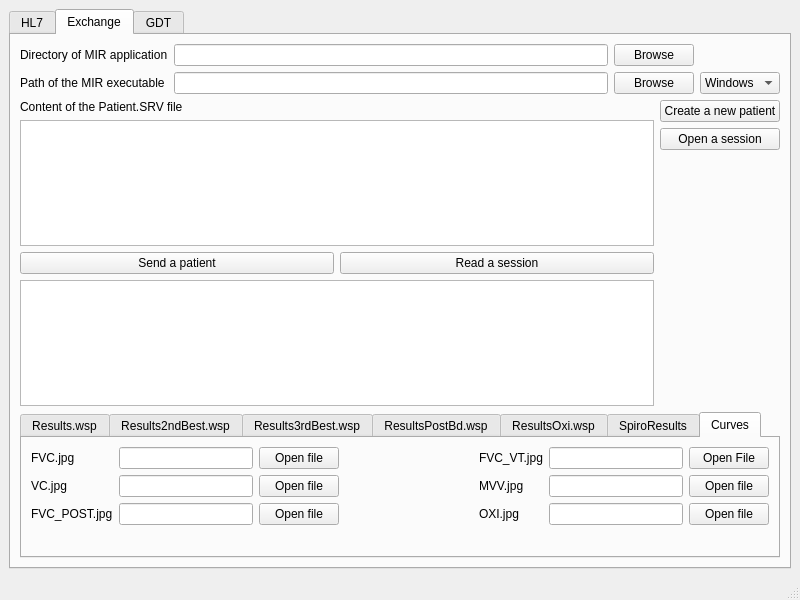
<?xml version="1.0" encoding="UTF-8"?>
<ui version="4.0">
 <class>MainWindow</class>
 <widget class="QMainWindow" name="MainWindow">
  <property name="geometry">
   <rect>
    <x>0</x>
    <y>0</y>
    <width>800</width>
    <height>600</height>
   </rect>
  </property>
  <property name="windowTitle">
   <string>MainWindow</string>
  </property>
  <widget class="QWidget" name="centralwidget">
   <layout class="QHBoxLayout" name="horizontalLayout">
    <item>
     <widget class="QTabWidget" name="tabWidget">
      <property name="currentIndex">
       <number>1</number>
      </property>
      <widget class="QWidget" name="tab">
       <attribute name="title">
        <string>HL7</string>
       </attribute>
       <layout class="QVBoxLayout" name="verticalLayout_3">
        <item>
         <layout class="QGridLayout" name="gridLayout">
          <item row="2" column="0">
           <widget class="QLineEdit" name="leHL7IpAddress">
            <property name="maximumSize">
             <size>
              <width>150</width>
              <height>16777215</height>
             </size>
            </property>
            <property name="text">
             <string>127.0.0.1</string>
            </property>
           </widget>
          </item>
          <item row="0" column="0">
           <widget class="QLabel" name="label">
            <property name="text">
             <string>IP</string>
            </property>
           </widget>
          </item>
          <item row="2" column="3">
           <widget class="QPushButton" name="pbHL7Connect">
            <property name="text">
             <string>Connect</string>
            </property>
           </widget>
          </item>
          <item row="2" column="4">
           <spacer name="horizontalSpacer">
            <property name="orientation">
             <enum>Qt::Horizontal</enum>
            </property>
            <property name="sizeHint" stdset="0">
             <size>
              <width>40</width>
              <height>20</height>
             </size>
            </property>
           </spacer>
          </item>
          <item row="2" column="1">
           <widget class="QSpinBox" name="sbHL7Port">
            <property name="maximumSize">
             <size>
              <width>200</width>
              <height>16777215</height>
             </size>
            </property>
            <property name="minimum">
             <number>1024</number>
            </property>
            <property name="maximum">
             <number>65000</number>
            </property>
           </widget>
          </item>
          <item row="0" column="1">
           <widget class="QLabel" name="label_2">
            <property name="text">
             <string>Port</string>
            </property>
           </widget>
          </item>
          <item row="0" column="4">
           <widget class="QLabel" name="lHL7SocketStatus">
            <property name="text">
             <string>&lt;span style=&quot; font-weight:700; color:#ff0000;&quot;&gt;Server disconnected.&lt;/span&gt;</string>
            </property>
            <property name="alignment">
             <set>Qt::AlignRight|Qt::AlignTrailing|Qt::AlignVCenter</set>
            </property>
           </widget>
          </item>
         </layout>
        </item>
        <item>
         <layout class="QHBoxLayout" name="hl7MessageSection">
          <item>
           <layout class="QVBoxLayout" name="verticalLayout">
            <item>
             <widget class="QLabel" name="lHL7MsgToSend">
              <property name="text">
               <string>Message HL7 to send</string>
              </property>
             </widget>
            </item>
            <item>
             <widget class="QTextEdit" name="teHL7MsgToSend"/>
            </item>
            <item>
             <widget class="QPushButton" name="pbHL7SendMessage">
              <property name="text">
               <string>Send &gt;&gt;</string>
              </property>
             </widget>
            </item>
            <item>
             <widget class="QLabel" name="lHL7MessageReceived">
              <property name="text">
               <string>Message received</string>
              </property>
             </widget>
            </item>
            <item>
             <widget class="QTextEdit" name="teHL7MessageReceived"/>
            </item>
           </layout>
          </item>
          <item>
           <layout class="QVBoxLayout" name="verticalLayout_2">
            <item>
             <widget class="QLabel" name="lHL7QuickOperations">
              <property name="text">
               <string>&lt;b&gt;Quick operations&lt;/b&gt;</string>
              </property>
             </widget>
            </item>
            <item>
             <widget class="QPushButton" name="pbHL7CreatePatient">
              <property name="text">
               <string>Create a new patient</string>
              </property>
             </widget>
            </item>
            <item>
             <widget class="QPushButton" name="pbHL7ReadSession">
              <property name="text">
               <string>Consult a session</string>
              </property>
             </widget>
            </item>
            <item>
             <spacer name="verticalSpacer">
              <property name="orientation">
               <enum>Qt::Vertical</enum>
              </property>
              <property name="sizeHint" stdset="0">
               <size>
                <width>20</width>
                <height>40</height>
               </size>
              </property>
             </spacer>
            </item>
           </layout>
          </item>
         </layout>
        </item>
       </layout>
      </widget>
      <widget class="QWidget" name="tab_2">
       <attribute name="title">
        <string>Exchange</string>
       </attribute>
       <layout class="QVBoxLayout" name="verticalLayout_6">
        <item>
         <layout class="QGridLayout" name="gridLayout_3">
          <item row="0" column="1">
           <widget class="QLineEdit" name="leWXPMIRAppPath"/>
          </item>
          <item row="1" column="1">
           <widget class="QLineEdit" name="leWXPMIRExePath"/>
          </item>
          <item row="1" column="2">
           <widget class="QPushButton" name="pbWXPBrowseMIRExe">
            <property name="text">
             <string>Browse</string>
            </property>
           </widget>
          </item>
          <item row="0" column="0">
           <widget class="QLabel" name="label_4">
            <property name="text">
             <string>Directory of MIR application</string>
            </property>
           </widget>
          </item>
          <item row="1" column="0">
           <widget class="QLabel" name="label_15">
            <property name="text">
             <string>Path of the MIR executable</string>
            </property>
           </widget>
          </item>
          <item row="0" column="2">
           <widget class="QPushButton" name="pbWXPBrowse">
            <property name="text">
             <string>Browse</string>
            </property>
           </widget>
          </item>
          <item row="1" column="3">
           <widget class="QComboBox" name="comboBox">
            <item>
             <property name="text">
              <string>Windows</string>
             </property>
            </item>
            <item>
             <property name="text">
              <string>MacOS</string>
             </property>
            </item>
           </widget>
          </item>
         </layout>
        </item>
        <item>
         <layout class="QHBoxLayout" name="horizontalLayout_4">
          <item>
           <layout class="QVBoxLayout" name="verticalLayout_4">
            <item>
             <widget class="QLabel" name="label_14">
              <property name="text">
               <string>Content of the Patient.SRV file</string>
              </property>
             </widget>
            </item>
            <item>
             <widget class="QTextEdit" name="teWXPPatientSRVContent"/>
            </item>
            <item>
             <layout class="QHBoxLayout" name="horizontalLayout_3">
              <item>
               <widget class="QPushButton" name="pushButton_6">
                <property name="text">
                 <string>Send a patient</string>
                </property>
               </widget>
              </item>
              <item>
               <widget class="QPushButton" name="pushButton_5">
                <property name="text">
                 <string>Read a session</string>
                </property>
               </widget>
              </item>
             </layout>
            </item>
            <item>
             <widget class="QTextEdit" name="textEdit_4"/>
            </item>
           </layout>
          </item>
          <item>
           <layout class="QVBoxLayout" name="verticalLayout_5">
            <item>
             <widget class="QPushButton" name="pbWXPCreatePatient">
              <property name="text">
               <string>Create a new patient</string>
              </property>
             </widget>
            </item>
            <item>
             <widget class="QPushButton" name="pushButton_8">
              <property name="text">
               <string>Open a session</string>
              </property>
             </widget>
            </item>
            <item>
             <spacer name="verticalSpacer_2">
              <property name="orientation">
               <enum>Qt::Vertical</enum>
              </property>
              <property name="sizeHint" stdset="0">
               <size>
                <width>20</width>
                <height>40</height>
               </size>
              </property>
             </spacer>
            </item>
           </layout>
          </item>
         </layout>
        </item>
        <item>
         <widget class="QTabWidget" name="tabWidget_2">
          <property name="currentIndex">
           <number>6</number>
          </property>
          <widget class="QWidget" name="tab_5">
           <attribute name="title">
            <string>Results.wsp</string>
           </attribute>
           <layout class="QVBoxLayout" name="verticalLayout_7">
            <item>
             <widget class="QTextEdit" name="textEdit_5"/>
            </item>
           </layout>
          </widget>
          <widget class="QWidget" name="tab_6">
           <attribute name="title">
            <string>Results2ndBest.wsp</string>
           </attribute>
           <layout class="QVBoxLayout" name="verticalLayout_9">
            <item>
             <widget class="QTextEdit" name="textEdit_6"/>
            </item>
           </layout>
          </widget>
          <widget class="QWidget" name="tab_7">
           <attribute name="title">
            <string>Results3rdBest.wsp</string>
           </attribute>
           <layout class="QVBoxLayout" name="verticalLayout_10">
            <item>
             <widget class="QTextEdit" name="textEdit_7"/>
            </item>
           </layout>
          </widget>
          <widget class="QWidget" name="tab_5">
           <attribute name="title">
            <string>ResultsPostBd.wsp</string>
           </attribute>
           <layout class="QVBoxLayout" name="verticalLayout_11">
            <item>
             <widget class="QTextEdit" name="textEdit_8"/>
            </item>
           </layout>
          </widget>
          <widget class="QWidget" name="tab_8">
           <attribute name="title">
            <string>ResultsOxi.wsp</string>
           </attribute>
           <layout class="QVBoxLayout" name="verticalLayout_12">
            <item>
             <widget class="QTextEdit" name="textEdit_9"/>
            </item>
           </layout>
          </widget>
          <widget class="QWidget" name="tab_9">
           <attribute name="title">
            <string>SpiroResults</string>
           </attribute>
           <layout class="QVBoxLayout" name="verticalLayout_13">
            <item>
             <layout class="QHBoxLayout" name="horizontalLayout_5">
              <item>
               <widget class="QLabel" name="label_16">
                <property name="text">
                 <string>PDF</string>
                </property>
               </widget>
              </item>
              <item>
               <widget class="QLineEdit" name="lineEdit"/>
              </item>
              <item>
               <widget class="QPushButton" name="pushButton">
                <property name="text">
                 <string>Open file</string>
                </property>
               </widget>
              </item>
             </layout>
            </item>
            <item>
             <widget class="QTextEdit" name="textEdit_10"/>
            </item>
           </layout>
          </widget>
          <widget class="QWidget" name="tab_4">
           <attribute name="title">
            <string>Curves</string>
           </attribute>
           <layout class="QVBoxLayout" name="verticalLayout_8">
            <item>
             <layout class="QGridLayout" name="gridLayout_2">
              <item row="0" column="3">
               <spacer name="horizontalSpacer_2">
                <property name="orientation">
                 <enum>Qt::Horizontal</enum>
                </property>
                <property name="sizeHint" stdset="0">
                 <size>
                  <width>40</width>
                  <height>20</height>
                 </size>
                </property>
               </spacer>
              </item>
              <item row="0" column="2">
               <widget class="QPushButton" name="pushButton_9">
                <property name="text">
                 <string>Open file</string>
                </property>
               </widget>
              </item>
              <item row="0" column="5">
               <widget class="QLineEdit" name="lineEdit_4"/>
              </item>
              <item row="0" column="1">
               <widget class="QLineEdit" name="lineEdit_3"/>
              </item>
              <item row="1" column="0">
               <widget class="QLabel" name="label_7">
                <property name="text">
                 <string>VC.jpg</string>
                </property>
               </widget>
              </item>
              <item row="0" column="6">
               <widget class="QPushButton" name="pushButton_10">
                <property name="text">
                 <string>Open File</string>
                </property>
               </widget>
              </item>
              <item row="0" column="0">
               <widget class="QLabel" name="label_5">
                <property name="text">
                 <string>FVC.jpg</string>
                </property>
               </widget>
              </item>
              <item row="0" column="4">
               <widget class="QLabel" name="label_6">
                <property name="text">
                 <string>FVC_VT.jpg</string>
                </property>
               </widget>
              </item>
              <item row="2" column="0">
               <widget class="QLabel" name="label_8">
                <property name="text">
                 <string>FVC_POST.jpg</string>
                </property>
               </widget>
              </item>
              <item row="1" column="1">
               <widget class="QLineEdit" name="lineEdit_5"/>
              </item>
              <item row="2" column="1">
               <widget class="QLineEdit" name="lineEdit_6"/>
              </item>
              <item row="1" column="5">
               <widget class="QLineEdit" name="lineEdit_7"/>
              </item>
              <item row="2" column="5">
               <widget class="QLineEdit" name="lineEdit_8"/>
              </item>
              <item row="1" column="4">
               <widget class="QLabel" name="label_9">
                <property name="text">
                 <string>MVV.jpg</string>
                </property>
               </widget>
              </item>
              <item row="2" column="4">
               <widget class="QLabel" name="label_10">
                <property name="text">
                 <string>OXI.jpg</string>
                </property>
               </widget>
              </item>
              <item row="1" column="2">
               <widget class="QPushButton" name="pushButton_11">
                <property name="text">
                 <string>Open file</string>
                </property>
               </widget>
              </item>
              <item row="2" column="2">
               <widget class="QPushButton" name="pushButton_12">
                <property name="text">
                 <string>Open file</string>
                </property>
               </widget>
              </item>
              <item row="1" column="6">
               <widget class="QPushButton" name="pushButton_13">
                <property name="text">
                 <string>Open file</string>
                </property>
               </widget>
              </item>
              <item row="2" column="6">
               <widget class="QPushButton" name="pushButton_14">
                <property name="text">
                 <string>Open file</string>
                </property>
               </widget>
              </item>
             </layout>
            </item>
            <item>
             <spacer name="verticalSpacer_3">
              <property name="orientation">
               <enum>Qt::Vertical</enum>
              </property>
              <property name="sizeHint" stdset="0">
               <size>
                <width>20</width>
                <height>40</height>
               </size>
              </property>
             </spacer>
            </item>
           </layout>
          </widget>
         </widget>
        </item>
       </layout>
      </widget>
      <widget class="QWidget" name="tab_3">
       <attribute name="title">
        <string>GDT</string>
       </attribute>
      </widget>
     </widget>
    </item>
   </layout>
  </widget>
  <widget class="QMenuBar" name="menubar">
   <property name="geometry">
    <rect>
     <x>0</x>
     <y>0</y>
     <width>800</width>
     <height>21</height>
    </rect>
   </property>
  </widget>
  <widget class="QStatusBar" name="statusbar"/>
 </widget>
 <resources/>
 <connections/>
</ui>
